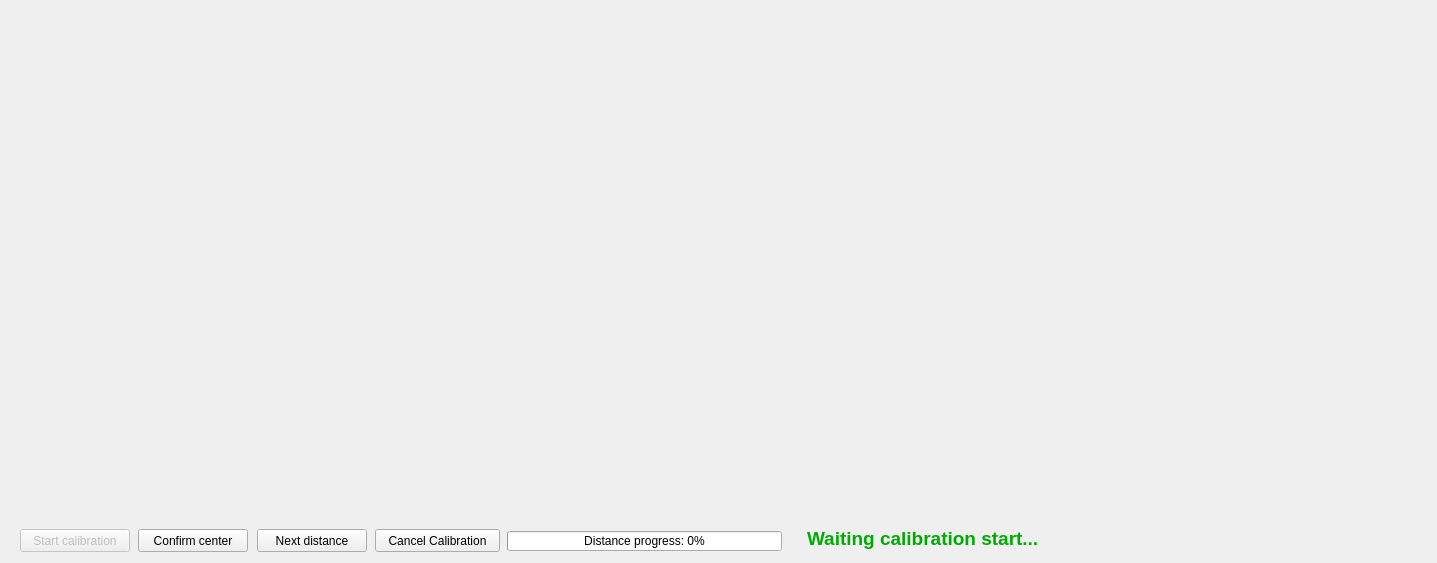
         <widget class="QWidget" name="tab_6">
          <attribute name="title">
           <string>Calibration</string>
          </attribute>
          <widget class="QPushButton" name="pushButton_2">
           <property name="enabled">
            <bool>false</bool>
           </property>
           <property name="geometry">
            <rect>
             <x>20</x>
             <y>529</y>
             <width>110</width>
             <height>23</height>
            </rect>
           </property>
           <property name="focusPolicy">
            <enum>Qt::NoFocus</enum>
           </property>
           <property name="text">
            <string>Start calibration</string>
           </property>
          </widget>
          <widget class="QPushButton" name="calibrationConfirm">
           <property name="enabled">
            <bool>true</bool>
           </property>
           <property name="geometry">
            <rect>
             <x>138</x>
             <y>529</y>
             <width>110</width>
             <height>23</height>
            </rect>
           </property>
           <property name="focusPolicy">
            <enum>Qt::NoFocus</enum>
           </property>
           <property name="text">
            <string>Confirm center</string>
           </property>
          </widget>
          <widget class="QLabel" name="calibrationLabel">
           <property name="geometry">
            <rect>
             <x>807</x>
             <y>523</y>
             <width>621</width>
             <height>31</height>
            </rect>
           </property>
           <property name="styleSheet">
            <string notr="true">color: #00aa00;  font-size: 14pt; font-weight:600;
font: &quot;8514oem&quot;;</string>
           </property>
           <property name="text">
            <string>Waiting calibration start...</string>
           </property>
          </widget>
          <widget class="QPushButton" name="calibrationNext">
           <property name="enabled">
            <bool>true</bool>
           </property>
           <property name="geometry">
            <rect>
             <x>257</x>
             <y>529</y>
             <width>110</width>
             <height>23</height>
            </rect>
           </property>
           <property name="focusPolicy">
            <enum>Qt::NoFocus</enum>
           </property>
           <property name="text">
            <string>Next distance</string>
           </property>
          </widget>
          <widget class="QProgressBar" name="calibrationPprogressBar">
           <property name="enabled">
            <bool>true</bool>
           </property>
           <property name="geometry">
            <rect>
             <x>507</x>
             <y>531</y>
             <width>275</width>
             <height>20</height>
            </rect>
           </property>
           <property name="value">
            <number>0</number>
           </property>
           <property name="alignment">
            <set>Qt::AlignRight|Qt::AlignTrailing|Qt::AlignVCenter</set>
           </property>
           <property name="textDirection">
            <enum>QProgressBar::TopToBottom</enum>
           </property>
           <property name="format">
            <string>Distance progress: %p%</string>
           </property>
          </widget>
          <widget class="QPushButton" name="calibrationCancel">
           <property name="enabled">
            <bool>true</bool>
           </property>
           <property name="geometry">
            <rect>
             <x>375</x>
             <y>529</y>
             <width>125</width>
             <height>23</height>
            </rect>
           </property>
           <property name="minimumSize">
            <size>
             <width>125</width>
             <height>0</height>
            </size>
           </property>
           <property name="focusPolicy">
            <enum>Qt::NoFocus</enum>
           </property>
           <property name="text">
            <string>Cancel Calibration</string>
           </property>
          </widget>
         </widget>
